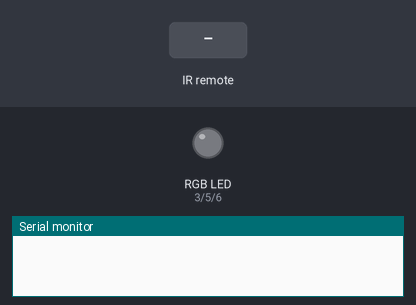
This sketch was run on a simulated Arduino Uno, built with avr-gcc and run on an emulated ATmega328P. Shown: an RGB LED mixed from three pins (HIGH = lit), the last lines printed to the serial monitor. The inputs (shaded band) are chosen by the test bench. Dim RGB values are drawn brighter than linear.

Above: at 1.2 s.
1.3 s: infrared code 0xFF7A85 received
At 6.05 s:
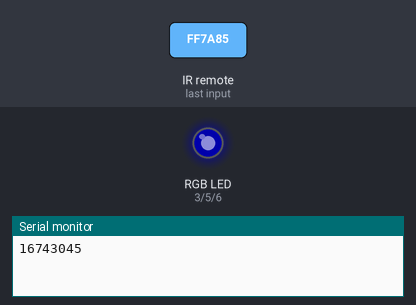
Timing chart, 0 to 10.3 s (numbered marks = the images above; inputs shaded):
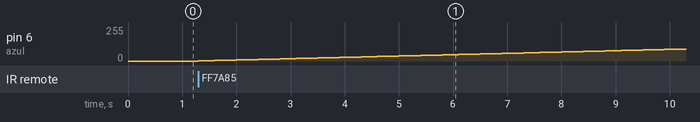

Measured:
- after the input at 1.3 s, pin 6 (azul): moves from 0/255 to 90/255 over 8.9 s, starting at once

The sketch:

control_IR.ino
```cpp
#include <IRremote.h>
int pinIR = 7;
int rojo=3;
int verde=5;
int azul=6;
long r=0,v=0,a=0;
IRrecv irrecv(pinIR);
decode_results results;

void setup()
{
  Serial.begin(9600);
  irrecv.enableIRIn();
  pinMode(rojo, OUTPUT);
  pinMode(verde, OUTPUT);
  pinMode(azul, OUTPUT);
}

void loop() {
  if(irrecv.decode(&results)){
    long code=results.value;
    Serial.println(results.value);


    if(code==16743045&&a==0){
      while (a < 95){
        a++;
        analogWrite(azul,a);
        delay (100);


    }
    if(code==16738455){
      a=0;
      analogWrite(azul,a);
    }


    delay(1000);
    irrecv.resume();
    Serial.print("Rojo: ");
    Serial.print(r);
    Serial.print(" Verde: ");
    Serial.print(v);
    Serial.print(" Azul: ");
    Serial.println(a);
   }
}
}
```
